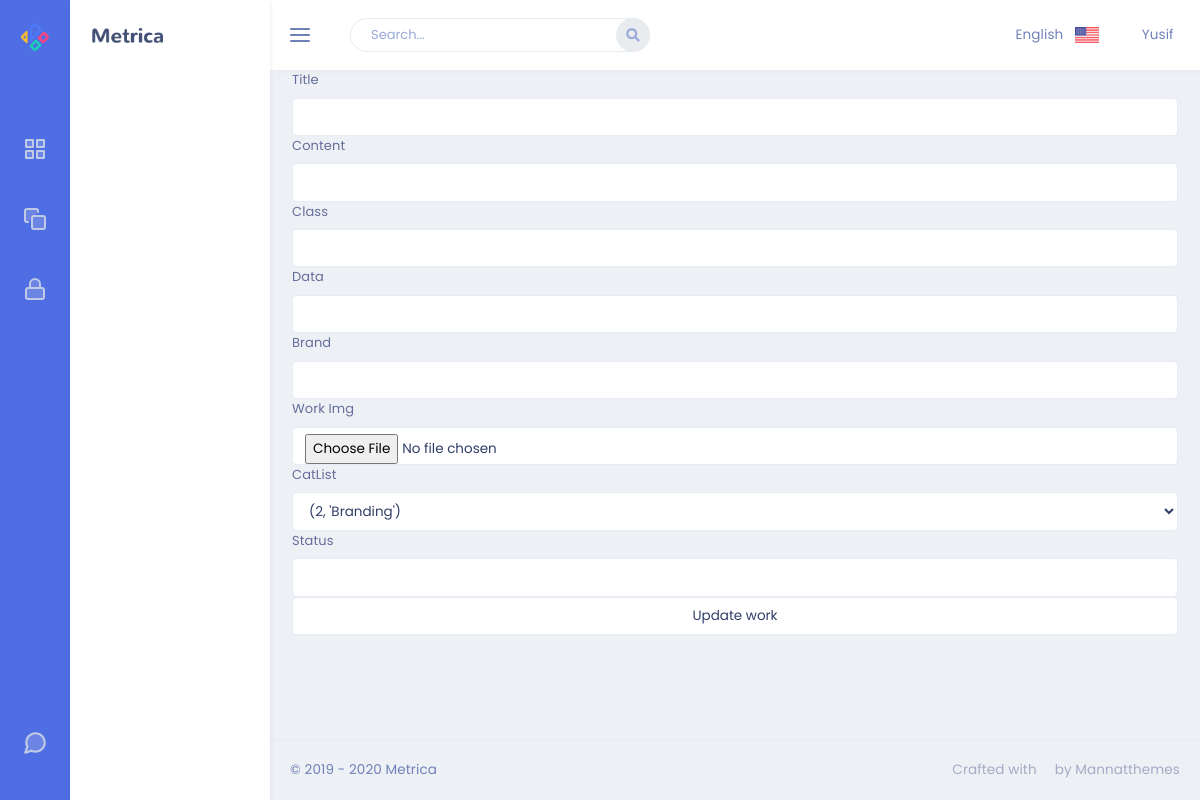
The app's page /admin/works/update/2, older data.
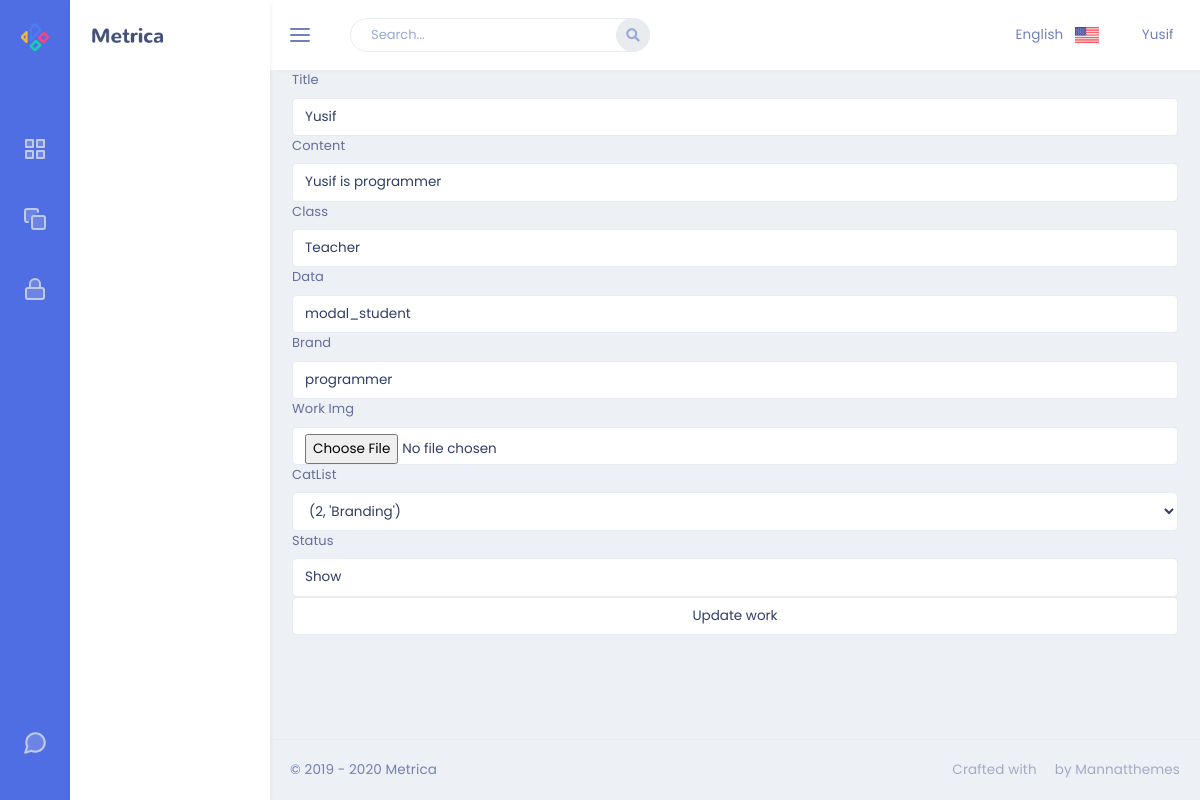
The same page, newer data.
### app/models.py (models this page shows)
class Works(db.Model):
    id = db.Column(db.Integer, primary_key=True)
    work_title = db.Column(db.String(80), nullable=False)
    work_img = db.Column(db.String(50), nullable=False)
    work_class = db.Column(db.String(20), nullable=False)
    work_data = db.Column(db.String(20), nullable=False)
    work_content = db.Column(db.Text, nullable=False)
    work_brand = db.Column(db.String(50), nullable=False)
    work_status = db.Column(db.String(10), nullable=False)
    work_date = db.Column(db.DateTime)
    categoryId = db.Column(db.Integer, db.ForeignKey('category.id'), nullable=False)

### admin/routes.py (the view, shortened to what this page needs)
@admin.route('/works/update/<int:id>', methods=['GET', 'POST'])
def updateWorks(id):
    work = Works.query.get(id)
    worksform =WorksForm()
    return render_template('Works/update.html', form=worksform, work=work)

### admin/forms.py
class WorksForm(FlaskForm):
    work_brand = StringField('Brand')
    work_class = StringField('Class')
    work_content = StringField('Content')
    work_data = StringField('Data')
    work_title = StringField('Title')
    work_status = StringField('Status')
    work_img = FileField()
    categories = SelectField('CatList', choices=Category.query.with_entities(Category.id, Category.category_name).all())
    submit = SubmitField()

### admin/templates/Works/update.html
{% extends "layout.html" %}
{% block content %}
<form action="/admin/works/add" method="POST" enctype="multipart/form-data" style="box-sizing:border-box;">
    {{form.work_title.label}}{{form.work_title(class="form-control",value=work.work_title)}}
    {{form.work_content.label}}{{form.work_content(class="form-control",value=work.work_content)}}
    {{form.work_class.label}}{{form.work_class(class="form-control",value=work.work_class)}}
    {{form.work_data.label}}{{form.work_data(class="form-control",value=work.work_data)}}
    {{form.work_brand.label}}{{form.work_brand(class="form-control",value=work.work_brand)}}
    {{form.work_img.label}}{{form.work_img(class="form-control",value=work.work_img)}}
    {{form.categories.label}}{{form.categories(class="form-control",value=work.categoryId)}}
    {{form.work_status.label}}{{form.work_status(class="form-control",value=work.work_status)}}
    {{form.submit(class="form-control", value = "Update work")}}
</form>
{% endblock %}

Row changes from the older to the newer data that the page shows:
added Works: work_title "Yusif", work_content "Yusif is programmer", work_class "Teacher", work_data "modal_student", work_brand "programmer", work_status "Show"
